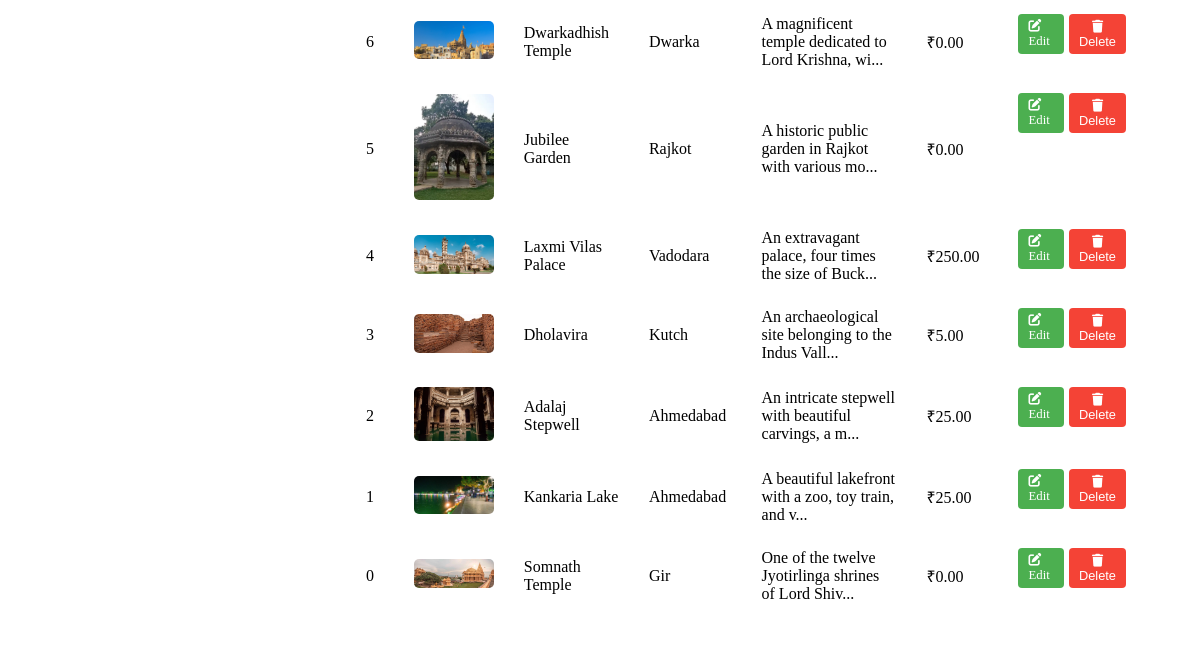
Page /admin/manage_attractions.php (lower part) on the earlier database version.
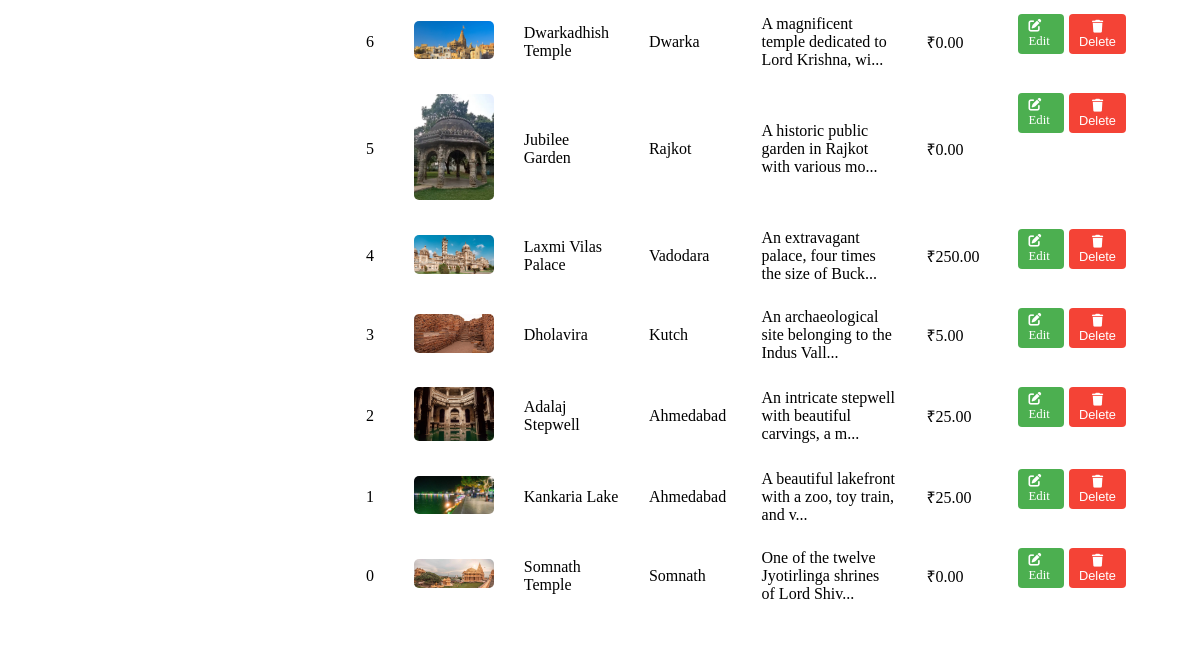
Same page on the later database version.
### tables this page shows
CREATE TABLE `attractions` (
  `attraction_id` int(11) NOT NULL,
  `name` varchar(255) NOT NULL,
  `city_id` int(11) DEFAULT NULL,
  `description` text DEFAULT NULL,
  `entry_fee` decimal(10,2) DEFAULT NULL,
  `best_time_to_visit` varchar(255) DEFAULT NULL,
  `opening_hours` varchar(255) DEFAULT NULL,
  `image_url` varchar(255) DEFAULT NULL
);

### admin/manage_attractions.php (the view, shortened to what this page needs)
<?php
include('../includes/db_connect.php');
$cities_sql = "SELECT * FROM cities ORDER BY city_name";
$cities_result = mysqli_query($conn, $cities_sql);
?>
<!DOCTYPE html>
<html lang="en">
<head>
    <link rel="stylesheet" href="https://cdnjs.cloudflare.com/ajax/libs/font-awesome/6.0.0-beta3/css/all.min.css">
</head>
<body>
    <?php include 'admin_header.php'; ?>
    <div class="admin-container">
        <?php include 'admin_sidebar.php'; ?>
    <div class="admin-content">
        <div class="table-container glass">
            <table>
                <tbody>
                    <?php
                    mysqli_data_seek($cities_result, 0);
                    $cities = array();
                    while ($city = mysqli_fetch_assoc($cities_result)) {
                        $cities[$city['city_id']] = $city['city_name'];
                    }
                    $sql = "SELECT * FROM attractions ORDER BY attraction_id DESC";
                    $result = mysqli_query($conn, $sql);
                    while ($row = mysqli_fetch_assoc($result)) {
                        echo '<tr>';
                        echo '<td>' . $row['attraction_id'] . '</td>';
                        echo '<td><img src="../assets/images/attractions/' . $row['image_url'] . '" class="attraction-img" alt="' . $row['name'] . '"></td>';
                        echo '<td>' . $row['name'] . '</td>';
                        echo '<td>' . (isset($cities[$row['city_id']]) ? $cities[$row['city_id']] : 'N/A') . '</td>';
                        echo '<td class="attraction-description" title="' . htmlspecialchars($row['description']) . '">' . substr($row['description'], 0, 50) . '...</td>';
                        echo '<td>₹' . $row['entry_fee'] . '</td>';
                        echo '<td class="action-btns">';
                        echo '<a href="#" class="edit-btn" onclick="openEditModal(' . $row['attraction_id'] . ', \'' . addslashes(htmlspecialchars($row['name'], ENT_QUOTES)) . '\', \'' . $row['city_id'] . '\', \'' . addslashes(htmlspecialchars($row['description'], ENT_QUOTES)) . '\', \'' . $row['entry_fee'] . '\', \'' . addslashes(htmlspecialchars($row['best_time_to_visit'], ENT_QUOTES)) . '\', \'' . addslashes(htmlspecialchars($row['opening_hours'], ENT_QUOTES)) . '\', \'' . $row['image_url'] . '\')"><i class="fas fa-edit"></i> Edit</a>';
                        echo '<form method="POST" action="" style="display:inline;">';
                        echo '<button type="submit" name="delete_attraction" class="delete-btn" onclick="return confirm(\'Are you sure you want to delete this attraction?\')"><i class="fas fa-trash"></i> Delete</button>';
                        echo '</form>';
                        echo '</td>';
                        echo '</tr>';
                    }
                    ?>
                </tbody>
            </table>
        </div>
    </div>
</div>
</body>
</html>

Differences in the rows shown:
changed attractions "Somnath Temple": city "Gir" → "Somnath"
